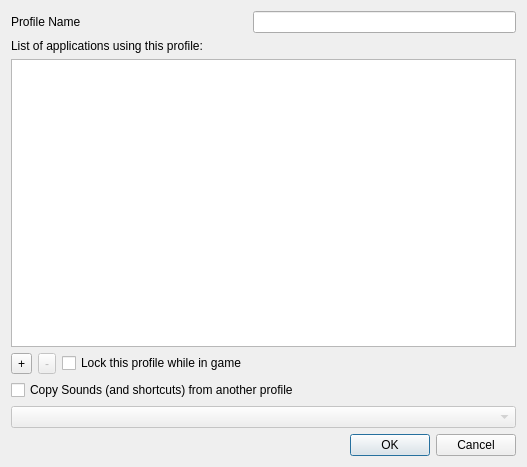
<?xml version="1.0" encoding="UTF-8"?>
<ui version="4.0">
 <class>ProfilEdit</class>
 <widget class="QDialog" name="ProfilEdit">
  <property name="windowModality">
   <enum>Qt::ApplicationModal</enum>
  </property>
  <property name="enabled">
   <bool>true</bool>
  </property>
  <property name="geometry">
   <rect>
    <x>0</x>
    <y>0</y>
    <width>527</width>
    <height>467</height>
   </rect>
  </property>
  <property name="sizePolicy">
   <sizepolicy hsizetype="Minimum" vsizetype="Minimum">
    <horstretch>0</horstretch>
    <verstretch>0</verstretch>
   </sizepolicy>
  </property>
  <property name="windowTitle">
   <string>Dialog</string>
  </property>
  <layout class="QGridLayout" name="gridLayout">
   <item row="2" column="0">
    <widget class="QLabel" name="label_2">
     <property name="text">
      <string>List of applications using this profile:</string>
     </property>
    </widget>
   </item>
   <item row="6" column="1">
    <widget class="QDialogButtonBox" name="buttonBox">
     <property name="enabled">
      <bool>true</bool>
     </property>
     <property name="orientation">
      <enum>Qt::Horizontal</enum>
     </property>
     <property name="standardButtons">
      <set>QDialogButtonBox::Cancel|QDialogButtonBox::Ok</set>
     </property>
     <property name="centerButtons">
      <bool>false</bool>
     </property>
    </widget>
   </item>
   <item row="4" column="0">
    <layout class="QHBoxLayout" name="horizontalLayout">
     <property name="sizeConstraint">
      <enum>QLayout::SetFixedSize</enum>
     </property>
     <item>
      <widget class="QToolButton" name="btnAdd">
       <property name="text">
        <string>+</string>
       </property>
      </widget>
     </item>
     <item>
      <widget class="QToolButton" name="btnMinus">
       <property name="enabled">
        <bool>false</bool>
       </property>
       <property name="text">
        <string>-</string>
       </property>
      </widget>
     </item>
     <item>
      <widget class="QCheckBox" name="checkBoxLock">
       <property name="text">
        <string>Lock this profile while in game</string>
       </property>
      </widget>
     </item>
    </layout>
   </item>
   <item row="3" column="0" colspan="2">
    <widget class="QListWidget" name="listWidget"/>
   </item>
   <item row="1" column="1">
    <widget class="QLineEdit" name="nameEdit"/>
   </item>
   <item row="1" column="0">
    <widget class="QLabel" name="label">
     <property name="text">
      <string>Profile Name</string>
     </property>
    </widget>
   </item>
   <item row="4" column="1">
    <spacer name="horizontalSpacer">
     <property name="orientation">
      <enum>Qt::Horizontal</enum>
     </property>
     <property name="sizeHint" stdset="0">
      <size>
       <width>40</width>
       <height>20</height>
      </size>
     </property>
    </spacer>
   </item>
   <item row="5" column="0" colspan="2">
    <layout class="QVBoxLayout" name="verticalLayout">
     <item>
      <widget class="QCheckBox" name="checkBoxCopySounds">
       <property name="text">
        <string>Copy Sounds (and shortcuts) from another profile</string>
       </property>
      </widget>
     </item>
     <item>
      <widget class="QComboBox" name="comboBoxProfiles">
       <property name="enabled">
        <bool>false</bool>
       </property>
      </widget>
     </item>
     <item>
      <layout class="QHBoxLayout" name="horizontalLayout_2"/>
     </item>
    </layout>
   </item>
  </layout>
 </widget>
 <resources/>
 <connections>
  <connection>
   <sender>buttonBox</sender>
   <signal>accepted()</signal>
   <receiver>ProfilEdit</receiver>
   <slot>accept()</slot>
   <hints>
    <hint type="sourcelabel">
     <x>248</x>
     <y>254</y>
    </hint>
    <hint type="destinationlabel">
     <x>157</x>
     <y>274</y>
    </hint>
   </hints>
  </connection>
  <connection>
   <sender>buttonBox</sender>
   <signal>rejected()</signal>
   <receiver>ProfilEdit</receiver>
   <slot>reject()</slot>
   <hints>
    <hint type="sourcelabel">
     <x>316</x>
     <y>260</y>
    </hint>
    <hint type="destinationlabel">
     <x>286</x>
     <y>274</y>
    </hint>
   </hints>
  </connection>
 </connections>
</ui>
